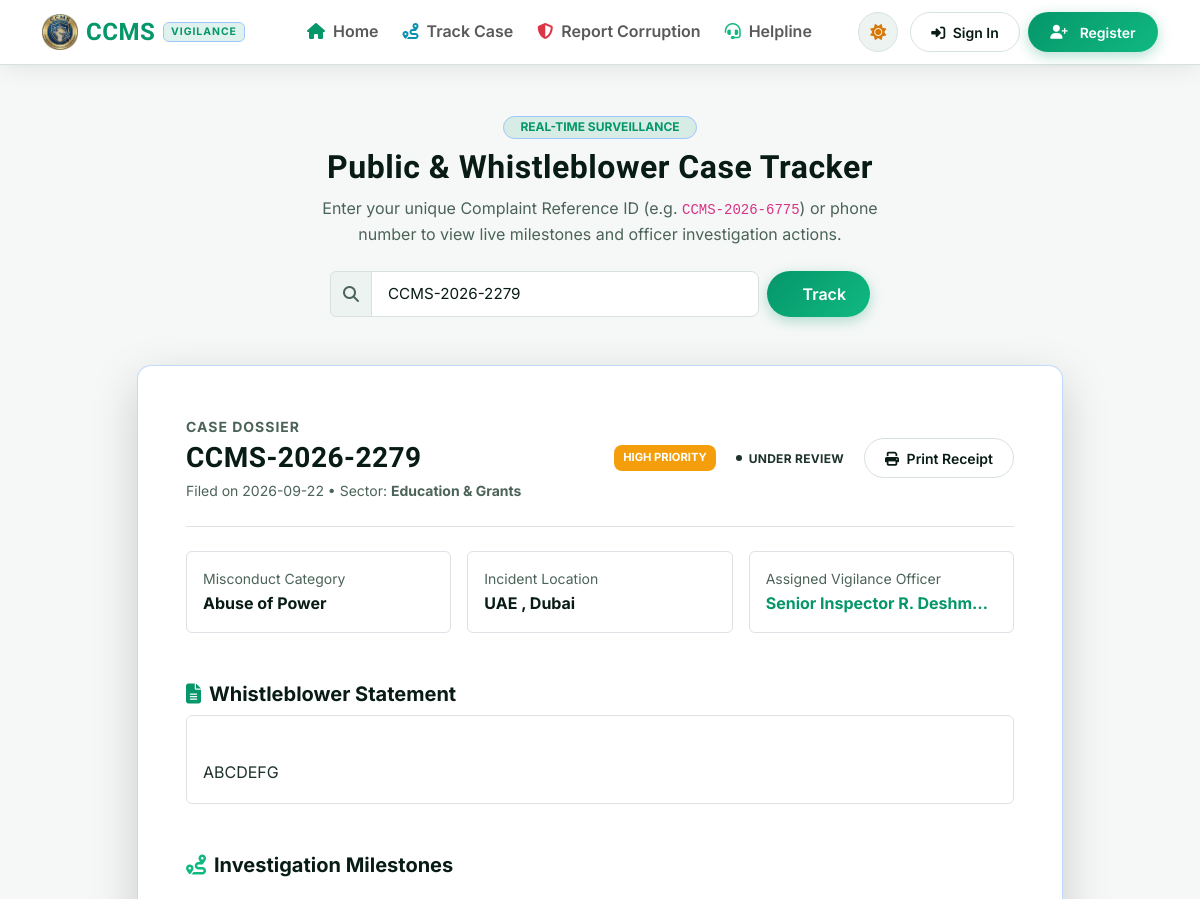
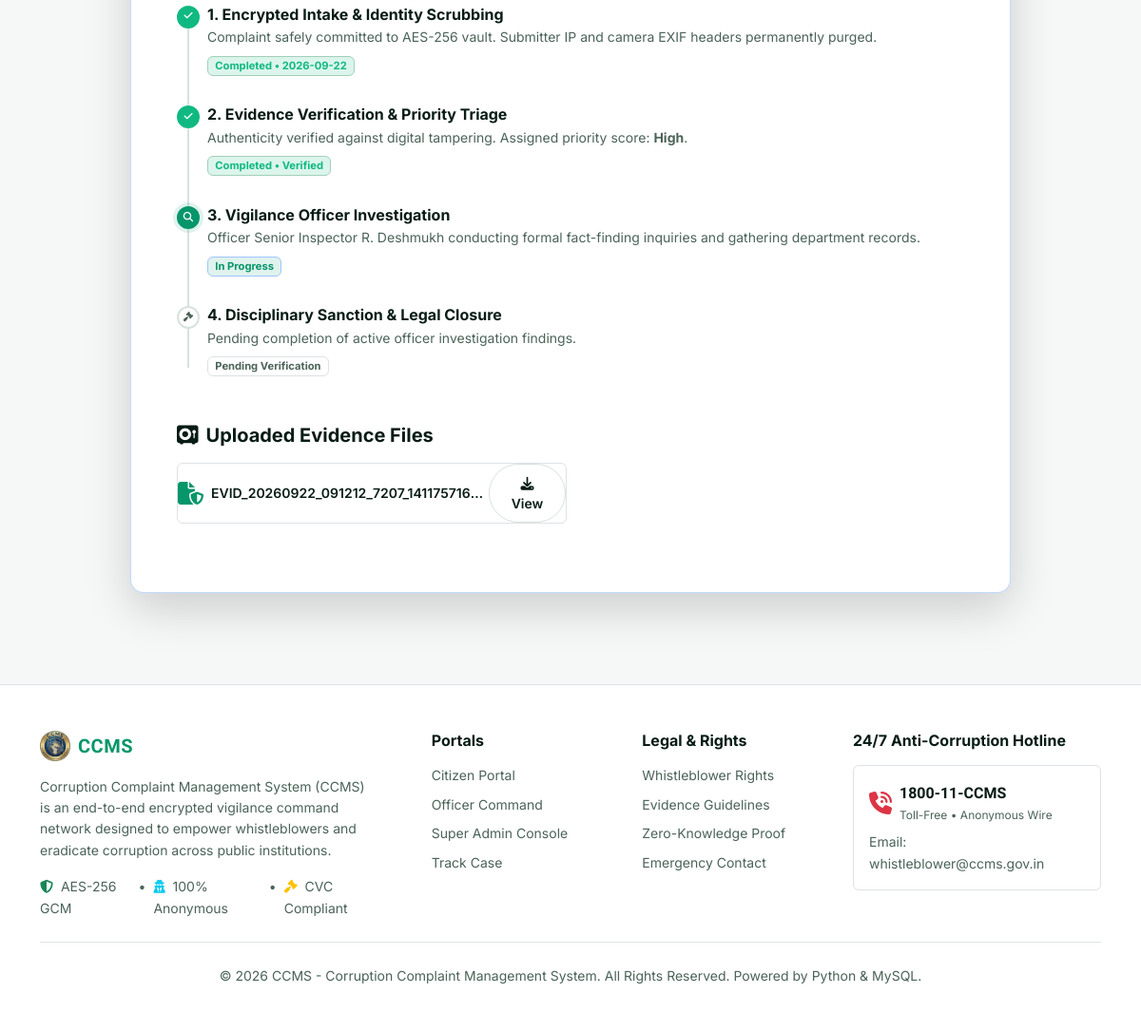
Screenshot of /track?id=CCMS-2026-2279 with the database file from the repository (2 pictures, top to bottom).
### tables this page shows
CREATE TABLE complaints (
            complaint_id TEXT PRIMARY KEY,
            user_id INTEGER NOT NULL,
            complaint_title TEXT NOT NULL,
            misconduct_category TEXT NOT NULL,
            sector TEXT NOT NULL,
            incident_date TEXT NOT NULL,
            incident_time TEXT,
            location TEXT NOT NULL,
            description TEXT NOT NULL,
            anonymous_mode INTEGER DEFAULT 0,
            severity TEXT DEFAULT 'Medium',
            evidence_file TEXT,
            complaint_status TEXT DEFAULT 'Pending',
            assigned_officer TEXT,
            assigned_officer_id TEXT,
            investigation_notes TEXT,
            rating INTEGER,
            feedback TEXT,
            created_at DATETIME DEFAULT CURRENT_TIMESTAMP,
            updated_at DATETIME DEFAULT CURRENT_TIMESTAMP
        );

### app.py (the view)
@app.route("/track", methods=["GET"])
def track_complaint():
    query_id = request.args.get("id", "").strip()
    complaint = None
    searched = False
    if query_id:
        searched = True
        complaint = db.query_db(
            "SELECT * FROM complaints WHERE complaint_id = %s OR complaint_id LIKE %s LIMIT 1",
            (query_id, f"%{query_id}%"),
            one=True
        )
    return render_template("public/track.html", complaint=complaint, searched=searched, query_id=query_id)

### db.py (called while the page is built)
def dict_factory(cursor, row):
    d = {}
    for idx, col in enumerate(cursor.description):
        d[col[0]] = row[idx]
    return d

def get_db_connection():
    conn = sqlite3.connect(DB_PATH, timeout=20.0, check_same_thread=False)
    conn.row_factory = dict_factory
    conn.execute("PRAGMA journal_mode=WAL;")
    return conn

def _normalize_query(query, args):
    if "ON DUPLICATE KEY UPDATE" in query.upper() and "system_settings" in query.lower():
        query = "INSERT OR REPLACE INTO system_settings (setting_key, setting_value) VALUES (?, ?)"
        if len(args) == 3:
            args = (args[0], args[1])
        return query, args
    normalized_query = query.replace("%s", "?")
    return normalized_query, args

def query_db(query, args=(), one=False):
    normalized_query, normalized_args = _normalize_query(query, args)
    conn = get_db_connection()
    try:
        cursor = conn.cursor()
        cursor.execute(normalized_query, normalized_args)
        result = cursor.fetchall()
        return (result[0] if result else None) if one else result
    finally:
        conn.close()

### templates/public/track.html (shortened to what this page needs)
{% extends 'base.html' %}
{% block content %}
<div class="container py-5">
  <div class="text-center mb-5">
    <span
      class="badge bg-primary-subtle text-primary border border-primary-subtle px-3 py-1.5 rounded-pill mb-2 fw-bold">REAL-TIME
      SURVEILLANCE</span>
    <h2 class="fw-bold brand-font text-heading">Public &amp; Whistleblower Case Tracker</h2>
    <p class="text-muted mx-auto" style="max-width: 600px;">
      Enter your unique Complaint Reference ID (e.g. <code>CCMS-2026-6775</code>) or phone number to view live
      milestones and officer investigation actions.
    </p>
    <div class="mx-auto mt-4" style="max-width: 540px;">
      <form action="{{ url_for('track_complaint') }}" method="GET" class="d-flex gap-2">
        <div class="input-group">
          <span class="input-group-text bg-subtle border-end-0 text-muted"><i class="fas fa-search"></i></span>
          <input type="text" name="id" class="form-control border-start-0" value="{{ query_id or '' }}"
            placeholder="Enter Complaint ID (CCMS-YYYY-XXXX) or Phone..." required>
        </div>
        <button type="submit" class="btn btn-brand px-4 text-nowrap">
           Track
        </button>
      </form>
    </div>
  </div>
  {% if searched %}
  {% if complaint %}
  <div class="row g-4 justify-content-center">
    <div class="col-lg-10">
      <div class="ccms-card p-4 p-md-5 shadow-lg border-primary border-opacity-25">
        <div class="d-flex flex-wrap align-items-center justify-content-between pb-4 mb-4 border-bottom gap-3">
          <div>
            <span class="text-muted small text-uppercase fw-bold" style="letter-spacing:1px;">CASE DOSSIER</span>
            <h3 class="fw-bold text-heading brand-font mb-1">{{ complaint.complaint_id }}</h3>
            <div class="text-muted small">Filed on {{ complaint.incident_date }} &bull; Sector: <strong>{{ complaint.sector
                }}</strong></div>
          </div>
          <div class="d-flex align-items-center gap-2">
            <span class="badge-priority {{ complaint.severity }}">{{ complaint.severity }} Priority</span>
            <span class="badge-status {{ complaint.complaint_status }}">{{ complaint.complaint_status }}</span>
            <button onclick="window.print()" class="btn btn-sm btn-outline-custom" title="Print Case Slip">
              <i class="fas fa-print me-1"></i> Print Receipt
            </button>
          </div>
        </div>
        <div class="row g-3 mb-5">
          <div class="col-md-4">
            <div class="p-3 rounded bg-subtle border">
              <div class="text-muted small">Misconduct Category</div>
              <div class="fw-bold text-heading">{{ complaint.misconduct_category }}</div>
            </div>
          </div>
          <div class="col-md-4">
            <div class="p-3 rounded bg-subtle border">
              <div class="text-muted small">Incident Location</div>
              <div class="fw-bold text-heading text-truncate">{{ complaint.location }}</div>
            </div>
          </div>
          <div class="col-md-4">
            <div class="p-3 rounded bg-subtle border">
              <div class="text-muted small">Assigned Vigilance Officer</div>
              <div class="fw-bold text-primary text-truncate">{{ complaint.assigned_officer or 'Senior Inspector A.
                Verma, Anti-Corruption Bureau' }}</div>
            </div>
          </div>
        </div>
        <div class="mb-5">
          <h5 class="fw-bold text-heading mb-2"><i class="fas fa-file-lines text-primary me-2"></i>Whistleblower
            Statement</h5>
          <div class="p-3 rounded bg-subtle border text-body" style="white-space: pre-line; line-height: 1.7;">
            {{ complaint.description }}
          </div>
        </div>
        <div class="mb-5">
          <h5 class="fw-bold text-heading mb-4"><i class="fas fa-route text-emerald me-2"></i>Investigation Milestones
          </h5>
          <div class="timeline-stepper">
            <div class="timeline-step completed">
              <div class="timeline-dot"><i class="fas fa-check"></i></div>
              <div>
                <div class="fw-bold text-heading">1. Encrypted Intake &amp; Identity Scrubbing</div>
                <p class="text-muted small mb-1">Complaint safely committed to AES-256 vault. Submitter IP and camera EXIF headers
                  permanently purged.</p>
                <span class="badge bg-success-subtle text-success border border-success-subtle"
                  style="font-size:0.7rem;">Completed &bull; {{ complaint.incident_date }}</span>
              </div>
            </div>
            <div class="timeline-step completed">
              <div class="timeline-dot"><i class="fas fa-check"></i></div>
              <div>
                <div class="fw-bold text-heading">2. Evidence Verification &amp; Priority Triage</div>
                <p class="text-muted small mb-1">Authenticity verified against digital tampering. Assigned priority score:
                  <strong>{{ complaint.severity }}</strong>.</p>
                <span class="badge bg-success-subtle text-success border border-success-subtle"
                  style="font-size:0.7rem;">Completed &bull; Verified</span>
              </div>
            </div>
            <div
              class="timeline-step {% if complaint.complaint_status == 'Resolved' or complaint.complaint_status == 'Closed' %}completed{% else %}active{% endif %}">
              <div class="timeline-dot"><i
                  class="fas {% if complaint.complaint_status == 'Resolved' or complaint.complaint_status == 'Closed' %}fa-check{% else %}fa-magnifying-glass{% endif %}"></i>
              </div>
              <div>
                <div class="fw-bold text-heading">3. Vigilance Officer Investigation</div>
                <p class="text-muted small mb-1">Officer {{ complaint.assigned_officer or 'Senior Inspector A. Verma' }}
                  conducting formal fact-finding inquiries and gathering department records.</p>
                {% if complaint.complaint_status == 'Resolved' or complaint.complaint_status == 'Closed' %}
                <span class="badge bg-success-subtle text-success border border-success-subtle"
                  style="font-size:0.7rem;">Completed</span>
                {% else %}
                <span class="badge bg-primary-subtle text-primary border border-primary-subtle"
                  style="font-size:0.7rem;">In Progress</span>
                {% endif %}
              </div>
            </div>
            <div
              class="timeline-step {% if complaint.complaint_status == 'Resolved' or complaint.complaint_status == 'Closed' %}completed{% else %}pending{% endif %}">
              <div class="timeline-dot"><i
                  class="fas {% if complaint.complaint_status == 'Resolved' or complaint.complaint_status == 'Closed' %}fa-check{% else %}fa-gavel{% endif %}"></i>
              </div>
              <div>
                <div class="fw-bold text-heading">4. Disciplinary Sanction &amp; Legal Closure</div>
                <p class="text-muted small mb-1">
                  {% if complaint.complaint_status == 'Resolved' or complaint.complaint_status == 'Closed' %}
                  Sanction executed. Disciplinary report published to vigilance audit archive.
                  {% else %}
                  Pending completion of active officer investigation findings.
                  {% endif %}
                </p>
                {% if complaint.complaint_status == 'Resolved' or complaint.complaint_status == 'Closed' %}
                <span class="badge bg-success text-white" style="font-size:0.7rem;">Resolved &amp; Logged</span>
                {% else %}
                <span class="badge bg-subtle text-muted border" style="font-size:0.7rem;">Pending Verification</span>
                {% endif %}
              </div>
            </div>
          </div>
        </div>
        {% if complaint.evidence_file %}
        <div class="mb-4">
          <h5 class="fw-bold text-heading mb-3"><i class="fas fa-vault text-violet me-2"></i>Uploaded Evidence Files
          </h5>
          <div class="row g-2">
            {% for file in complaint.evidence_file.split(',') %}
            {% if file.strip() %}
            <div class="col-md-6">
              <div class="p-2.5 rounded bg-subtle border d-flex align-items-center justify-content-between">
                <div class="d-flex align-items-center gap-2 overflow-hidden">
                  <i class="fas fa-file-shield text-primary fs-4"></i>
                  <div class="text-truncate small fw-semibold text-heading">{{ file.strip() }}</div>
                </div>
                <a href="{{ url_for('uploaded_file', filename=file.strip()) }}" target="_blank"
                  class="btn btn-sm btn-outline-custom">
                  <i class="fas fa-download"></i> View
                </a>
              </div>
            </div>
            {% endif %}
            {% endfor %}
          </div>
        </div>
        {% endif %}
      </div>
    </div>
  </div>
  {% endif %}
  {% endif %}
</div>
{% endblock %}

### rows the page displays
complaints: complaint_id "CCMS-2026-2279", incident_date "2026-09-22", sector "Education & Grants", severity "HIGH", complaint_status "UNDER REVIEW", misconduct_category "Abuse of Power", location "UAE , Dubai", assigned_officer "Senior Inspector R. Deshm…", description "ABCDEFG", severity "High", assigned_officer "Senior Inspector R. Deshmukh", strip "EVID_20260922_091212_7207_141175716…"
